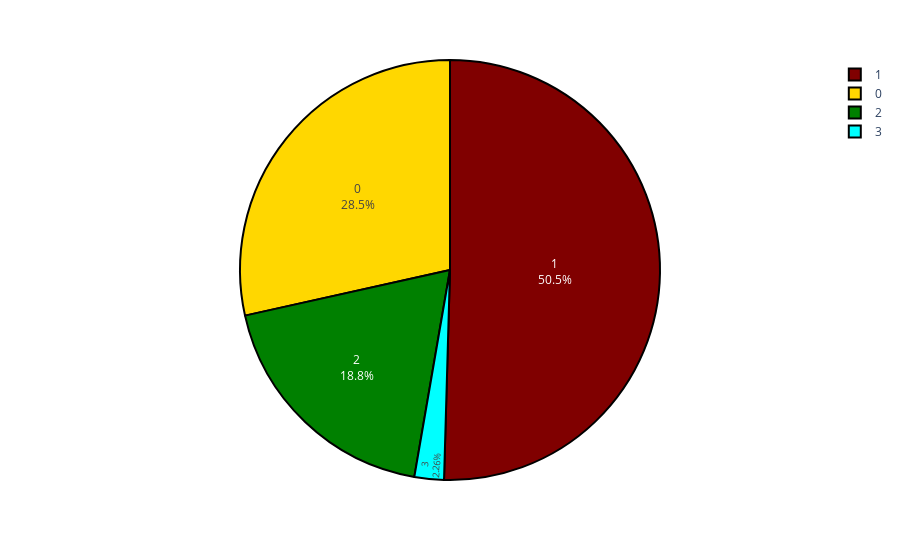

Notebook source saved alongside this figure:
### Markdown cell above
#### Child Status

### Code cell
children = customer.Children.value_counts()

fig = px.pie(children, 
             values = children.values, 
             names = children.index,
             color_discrete_sequence=['maroon','gold','green','cyan',])
fig.update_traces(textposition='inside', textinfo='percent+label', 
                  marker = dict(line = dict(color = 'black', width = 2)))
fig.show()

### Figure 1 — Plotly figure (JSON) as saved in the notebook; plotly's stock layout.template omitted (floating-point values rounded to 4 significant figures)
{"data": [{"domain": {"x": [0, 1], "y": [0, 1]}, "hovertemplate": "index=%{label}<br>value=%{value}<extra></extra>", "labels": [1, 0, 2, 3], "legendgroup": "", "marker": {"line": {"color": "black", "width": 2}}, "name": "", "showlegend": true, "textinfo": "percent+label", "textposition": "inside", "type": "pie", "values": [1114, 629, 415, 50]}], "layout": {"legend": {"tracegroupgap": 0}, "margin": {"t": 60}, "piecolorway": ["maroon", "gold", "green", "cyan"]}}
